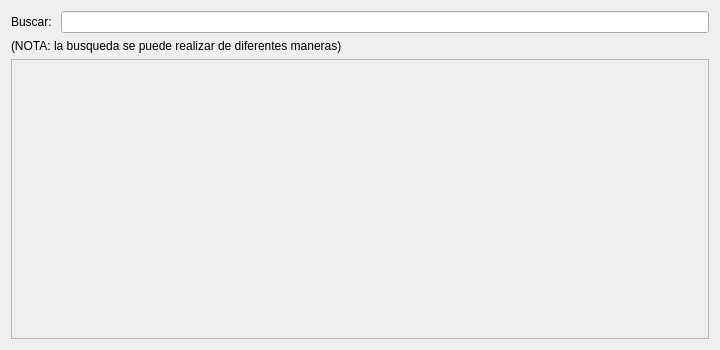
<?xml version="1.0" encoding="UTF-8"?>
<ui version="4.0">
 <class>wSeachJob</class>
 <widget class="QWidget" name="wSeachJob">
  <property name="geometry">
   <rect>
    <x>0</x>
    <y>0</y>
    <width>720</width>
    <height>350</height>
   </rect>
  </property>
  <property name="windowTitle">
   <string>Buscar trabajos</string>
  </property>
  <layout class="QVBoxLayout" name="verticalLayout">
   <item>
    <layout class="QHBoxLayout" name="horizontalLayout">
     <item>
      <widget class="QLabel" name="label">
       <property name="text">
        <string>Buscar: </string>
       </property>
      </widget>
     </item>
     <item>
      <widget class="QLineEdit" name="searchLineEdit"/>
     </item>
    </layout>
   </item>
   <item>
    <widget class="QLabel" name="label_2">
     <property name="text">
      <string>(NOTA: la busqueda se puede realizar de diferentes maneras)</string>
     </property>
     <property name="wordWrap">
      <bool>true</bool>
     </property>
    </widget>
   </item>
   <item>
    <widget class="QScrollArea" name="scrollArea">
     <property name="widgetResizable">
      <bool>true</bool>
     </property>
     <widget class="QWidget" name="scrollAreaWidgetContents">
      <property name="geometry">
       <rect>
        <x>0</x>
        <y>0</y>
        <width>700</width>
        <height>283</height>
       </rect>
      </property>
      <layout class="QVBoxLayout" name="verticalLayout_2"/>
     </widget>
    </widget>
   </item>
  </layout>
 </widget>
 <resources/>
 <connections/>
</ui>
